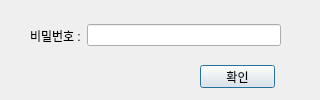
<?xml version="1.0" encoding="UTF-8"?>
<ui version="4.0">
 <class>Dialog</class>
 <widget class="QDialog" name="Dialog">
  <property name="geometry">
   <rect>
    <x>0</x>
    <y>0</y>
    <width>320</width>
    <height>100</height>
   </rect>
  </property>
  <property name="windowTitle">
   <string>Dialog</string>
  </property>
  <widget class="QPushButton" name="check_btn">
   <property name="geometry">
    <rect>
     <x>200</x>
     <y>65</y>
     <width>75</width>
     <height>23</height>
    </rect>
   </property>
   <property name="text">
    <string>확인</string>
   </property>
  </widget>
  <widget class="QWidget" name="layoutWidget">
   <property name="geometry">
    <rect>
     <x>30</x>
     <y>20</y>
     <width>251</width>
     <height>31</height>
    </rect>
   </property>
   <layout class="QHBoxLayout" name="horizontalLayout">
    <item>
     <widget class="QLabel" name="PWD_label">
      <property name="text">
       <string>비밀번호 :</string>
      </property>
     </widget>
    </item>
    <item>
     <widget class="QLineEdit" name="input_pwd">
      <property name="echoMode">
       <enum>QLineEdit::Password</enum>
      </property>
      <property name="clearButtonEnabled">
       <bool>true</bool>
      </property>
     </widget>
    </item>
   </layout>
  </widget>
 </widget>
 <resources/>
 <connections/>
</ui>
